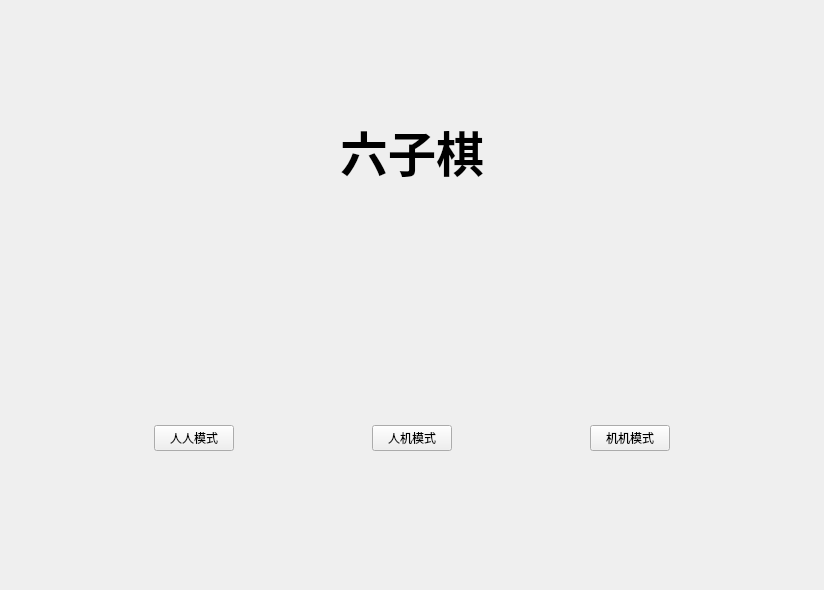
<?xml version="1.0" encoding="UTF-8"?>
<ui version="4.0">
 <class>MainWidget</class>
 <widget class="QWidget" name="MainWidget">
  <property name="geometry">
   <rect>
    <x>0</x>
    <y>0</y>
    <width>824</width>
    <height>590</height>
   </rect>
  </property>
  <property name="windowTitle">
   <string>MainWidget</string>
  </property>
  <layout class="QGridLayout" name="gridLayout">
   <item row="0" column="0">
    <widget class="QLabel" name="label">
     <property name="text">
      <string>&lt;html&gt;&lt;head/&gt;&lt;body&gt;&lt;p align=&quot;center&quot;&gt;&lt;span style=&quot; font-size:36pt; font-weight:600;&quot;&gt;六子棋&lt;/span&gt;&lt;/p&gt;&lt;/body&gt;&lt;/html&gt;</string>
     </property>
    </widget>
   </item>
   <item row="1" column="0">
    <widget class="QWidget" name="widget" native="true">
     <layout class="QHBoxLayout" name="horizontalLayout">
      <item>
       <spacer name="horizontalSpacer">
        <property name="orientation">
         <enum>Qt::Horizontal</enum>
        </property>
        <property name="sizeHint" stdset="0">
         <size>
          <width>112</width>
          <height>20</height>
         </size>
        </property>
       </spacer>
      </item>
      <item>
       <widget class="QPushButton" name="pushButton">
        <property name="text">
         <string>人人模式</string>
        </property>
       </widget>
      </item>
      <item>
       <spacer name="horizontalSpacer_2">
        <property name="orientation">
         <enum>Qt::Horizontal</enum>
        </property>
        <property name="sizeHint" stdset="0">
         <size>
          <width>112</width>
          <height>20</height>
         </size>
        </property>
       </spacer>
      </item>
      <item>
       <widget class="QPushButton" name="pushButton_2">
        <property name="text">
         <string>人机模式</string>
        </property>
       </widget>
      </item>
      <item>
       <spacer name="horizontalSpacer_3">
        <property name="orientation">
         <enum>Qt::Horizontal</enum>
        </property>
        <property name="sizeHint" stdset="0">
         <size>
          <width>111</width>
          <height>20</height>
         </size>
        </property>
       </spacer>
      </item>
      <item>
       <widget class="QPushButton" name="pushButton_3">
        <property name="text">
         <string>机机模式</string>
        </property>
       </widget>
      </item>
      <item>
       <spacer name="horizontalSpacer_4">
        <property name="orientation">
         <enum>Qt::Horizontal</enum>
        </property>
        <property name="sizeHint" stdset="0">
         <size>
          <width>112</width>
          <height>20</height>
         </size>
        </property>
       </spacer>
      </item>
     </layout>
    </widget>
   </item>
  </layout>
 </widget>
 <layoutdefault spacing="6" margin="11"/>
 <resources/>
 <connections/>
</ui>
